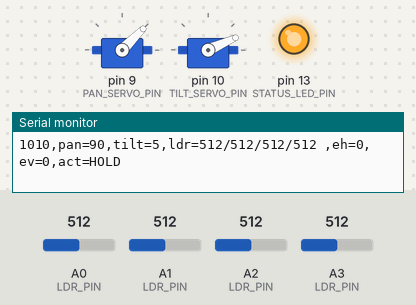
This sketch was run on a simulated Arduino Uno, built with avr-gcc and run on an emulated ATmega328P. On the bench: 2 × servo, output pins drawn as LEDs (lit = HIGH), the last lines printed to the serial monitor. Inputs (shaded band) come from the test bench; at power-on: A0 (LDR_PIN) = 512, A1 (LDR_PIN) = 512, A3 (LDR_PIN) = 512, A2 (LDR_PIN) = 512.

Above: at 1.2 s.
1.3 s: A0 (LDR_PIN) set to 540
2.8 s: A0 (LDR_PIN) set to 569
At 4.21 s:
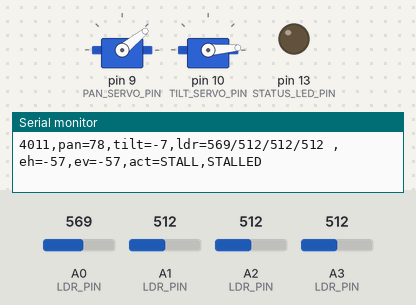
5.8 s: A1 (LDR_PIN) set to 547
At 6.7 s:
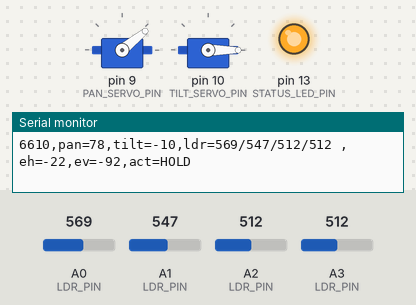
7.5 s: A3 (LDR_PIN) set to 562
9.0 s: A3 (LDR_PIN) set to 585
At 11.21 s:
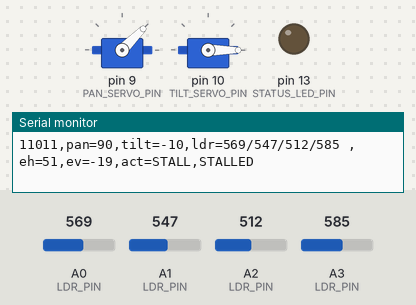
12.0 s: A2 (LDR_PIN) set to 306
At 12.51 s:
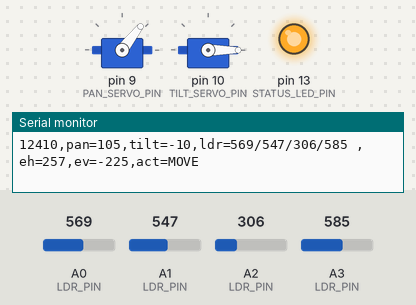
Timing chart, 0 to 16.0 s (numbered marks = the images above; inputs shaded):
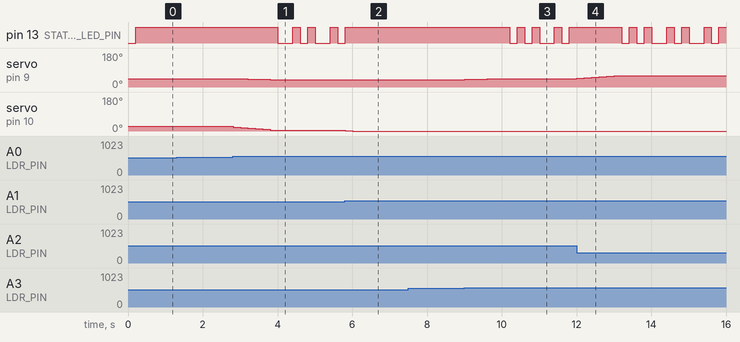

Measured:
- the behaviour switches between 552 and 553 on A0 (LDR_PIN) (found by bisection; images 0 and 1)
- the behaviour switches between 528 and 529 on A1 (LDR_PIN) (found by bisection; images 1 and 2)
- the behaviour switches between 574 and 575 on A3 (LDR_PIN) (found by bisection; images 2 and 3)
- after the input at 2.8 s, pin 13 (STATUS_LED_PIN): goes LOW 0.40 s, HIGH 0.20 s, LOW 0.20 s, HIGH 0.20 s, LOW 0.40 s, HIGH 0.20 s, then LOW, starting after 1.2 s; servo on pin 9 (PAN_SERVO_PIN): moves from 45° to 39° over 1.0 s, starting at once; servo on pin 10 (TILT_SERVO_PIN): moves from 24° to 4° over 1.0 s, starting at once
- after the input at 5.8 s, pin 13 (STATUS_LED_PIN): goes on until 5.8 s, then stays HIGH; servo on pin 10 (TILT_SERVO_PIN): 4° → 1° at once, → 0° 0.20 s later
- after the input at 9.0 s, pin 13 (STATUS_LED_PIN): HIGH → LOW after 1.2 s, → HIGH 0.20 s later, → LOW 0.20 s later, → HIGH 0.20 s later, … (8 changes in this stretch); servo on pin 9 (PAN_SERVO_PIN): moves from 39° to 45° over 1.0 s, starting at once
- after the input at 12.0 s, servo on pin 9 (PAN_SERVO_PIN): moves from 45° to 60° over 1.0 s, starting at once

The sketch:

solar_tracker.ino
```cpp
/*
 * 360 Rotatory Solar-Panel Detector for Sunlight - firmware
 * ----------------------------------------------------------
 * Dual-axis tracker:
 *   Axis 1 - azimuth (pan) : continuous 360 deg rotation about the mast
 *   Axis 2 - incline (tilt): leans the panel left/right, -10..100 deg window
 *
 * Sensing: four quadrant LDRs (TL/TR/BL/BR) as 10k dividers into A0..A3,
 *          matching the Fritzing design in hardware/.
 * Actuators: pan servo on D9, incline servo on D10 (J1/J2 in the Fritzing file).
 *
 * The full tracking algorithm lives in the portable `tracking_logic` library
 * (firmware/libraries/tracking_logic) so the exact code that runs on the
 * Arduino is unit-tested on every push by GitHub Actions.
 *
 * Serial commands (115200 baud):
 *   c  clear the stall latch (run after swapping a damaged panel)
 *   s  print current state
 *   h  print help
 */

#include <Servo.h>
#include <tracking_logic.h>

/* ------------------------------- pin map -------------------------------- */
static const uint8_t LDR_PIN[4] = {A0, A1, A2, A3}; /* TL, TR, BL, BR */
static const uint8_t PAN_SERVO_PIN = 9;             /* J1 - azimuth drive  */
static const uint8_t TILT_SERVO_PIN = 10;           /* J2 - incline drive  */
static const uint8_t STATUS_LED_PIN = LED_BUILTIN;

/* The demo gimbal maps the logical 0..359 deg azimuth onto the pan servo's
 * 0..180 deg travel (turntable gearing). The field build replaces the pan
 * servo with a geared slip-ring drive for true continuous rotation; this
 * mapping is the only line that changes. */
static const int PAN_SERVO_MIN_DEG = 0;
static const int PAN_SERVO_MAX_DEG = 180;

static const int TILT_SERVO_MIN_DEG = 0;
static const int TILT_SERVO_MAX_DEG = 180;

static const unsigned long SAMPLE_INTERVAL_MS = 200;
static const uint8_t LDR_OVERSAMPLE = 8;

static Servo panServo;
static Servo tiltServo;
static track_config_t cfg;
static track_state_t st;
static unsigned long lastSampleMs = 0;

/* ------------------------------ sensing --------------------------------- */
static int readLdr(uint8_t pin)
{
    long sum = 0;
    for (uint8_t i = 0; i < LDR_OVERSAMPLE; i++) {
        sum += analogRead(pin);
        delayMicroseconds(200);
    }
    return (int)(sum / LDR_OVERSAMPLE);
}

static void readQuadrants(int ldr[4])
{
    for (uint8_t i = 0; i < 4; i++) ldr[i] = readLdr(LDR_PIN[i]);
}

/* ------------------------------ actuators -------------------------------- */
static int panToServo(int deg)
{
    long v = map(deg, 0, 359, PAN_SERVO_MIN_DEG, PAN_SERVO_MAX_DEG);
    if (v < 0) v = 0;
    if (v > 180) v = 180;
    return (int)v;
}

static int tiltToServo(int deg)
{
    long v = map(deg, cfg.tilt_min, cfg.tilt_max, TILT_SERVO_MIN_DEG,
                 TILT_SERVO_MAX_DEG);
    if (v < 0) v = 0;
    if (v > 180) v = 180;
    return (int)v;
}

static void applyState(void)
{
    panServo.write(panToServo(st.pan_deg));
    tiltServo.write(tiltToServo(st.tilt_deg));
}

/* ------------------------------ telemetry -------------------------------- */
static const char *actionName(track_action_kind_t k)
{
    switch (k) {
    case TRACK_ACTION_HOLD:  return "HOLD";
    case TRACK_ACTION_MOVE:  return "MOVE";
    case TRACK_ACTION_PARK:  return "PARK";
    case TRACK_ACTION_STALL: return "STALL";
    }
    return "?";
}

static void printTelemetry(const track_action_t *act, const int ldr[4])
{
    Serial.print(millis());
    Serial.print(F(",pan="));   Serial.print(st.pan_deg);
    Serial.print(F(",tilt="));  Serial.print(st.tilt_deg);
    Serial.print(F(",ldr="));
    for (uint8_t i = 0; i < 4; i++) {
        Serial.print(ldr[i]);
        Serial.print(i < 3 ? '/' : ' ');
    }
    Serial.print(F(",eh="));   Serial.print(act->error_h);
    Serial.print(F(",ev="));   Serial.print(act->error_v);
    Serial.print(F(",act="));  Serial.print(actionName(act->kind));
    if (act->stalled) Serial.print(F(",STALLED"));
    if (act->night)   Serial.print(F(",NIGHT"));
    Serial.println();
}

static void printState(void)
{
    Serial.print(F("pan="));  Serial.print(st.pan_deg);
    Serial.print(F(" tilt=")); Serial.print(st.tilt_deg);
    Serial.print(F(" night=")); Serial.print(st.is_night);
    Serial.print(F(" stalled=")); Serial.println(st.stalled);
}

static void printHelp(void)
{
    Serial.println(F("c = clear stall latch (after panel swap)"));
    Serial.println(F("s = print state"));
    Serial.println(F("h = help"));
}

static void handleSerial(void)
{
    while (Serial.available() > 0) {
        switch (Serial.read()) {
        case 'c':
        case 'C':
            track_resume(&st);
            Serial.println(F("stall latch cleared - tracking resumed"));
            break;
        case 's':
        case 'S':
            printState();
            break;
        default:
            printHelp();
            break;
        }
    }
}

/* ------------------------------ main loop -------------------------------- */
void setup(void)
{
    Serial.begin(115200);
    track_config_default(&cfg);
    track_state_init(&st, cfg.park_pan, cfg.park_tilt);

    pinMode(STATUS_LED_PIN, OUTPUT);
    panServo.attach(PAN_SERVO_PIN);
    tiltServo.attach(TILT_SERVO_PIN);
    applyState();

    Serial.println(F("360 rotatory solar-panel tracker ready"));
    printHelp();
}

void loop(void)
{
    unsigned long now = millis();
    if (now - lastSampleMs < SAMPLE_INTERVAL_MS) {
        handleSerial();
        return;
    }
    lastSampleMs = now;

    int ldr[4];
    readQuadrants(ldr);

    track_action_t act = track_update(&st, &cfg, ldr);
    applyState();

    if (act.night) {
        digitalWrite(STATUS_LED_PIN, LOW);
    } else if (act.stalled) {
        digitalWrite(STATUS_LED_PIN, (now / 250) % 2); /* blink = stalled */
    } else {
        digitalWrite(STATUS_LED_PIN, HIGH);
    }

    printTelemetry(&act, ldr);
    handleSerial();
}
```
